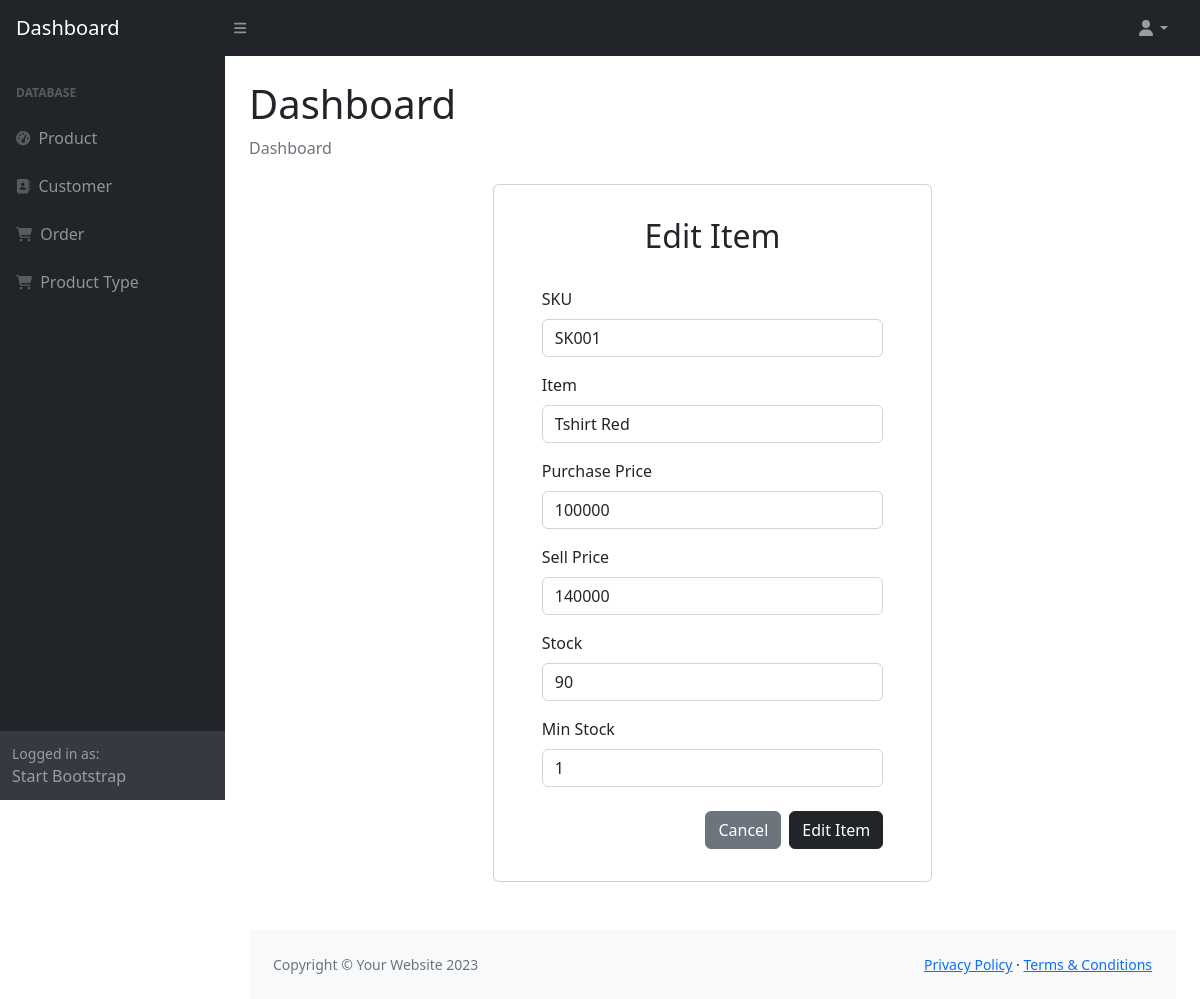
The page /dashboard/pages/product/edit_product.php?id=1 on the database its author committed.
### tables this page shows
CREATE TABLE `product` (
  `id` int(11) NOT NULL,
  `sku` varchar(45) DEFAULT NULL,
  `name` varchar(45) DEFAULT NULL,
  `purchase_price` int(11) DEFAULT NULL,
  `sell_price` int(11) DEFAULT NULL,
  `stock` int(11) DEFAULT 0,
  `min_stock` int(11) DEFAULT 0,
  `product_type_id` int(11) NOT NULL,
  `restock_id` int(11) NOT NULL
);

### feat/functions.php (called while the page is built, shortened)
<?php
$conn = mysqli_connect("localhost", "root", "", "dbclothing");
function query($query)
{
    global $conn;
    $result = mysqli_query($conn, $query);
    $rows = [];
    while ($row = mysqli_fetch_assoc($result)) {
        $rows[] = $row;
    }
    return $rows;
};

### dashboard/pages/product/edit_product.php (the view, shortened to what this page needs)
<?php
require_once "../../templates/header.php";
$id = $_GET['id'];
$product = query("SELECT * FROM product WHERE id = $id")[0];
?>
<div class="row-cols-md-2">
    <div class="container mb-5">
        <div class="card">
            <div class="container-fluid px-5 py-2">
                <h2 class="py-4 text-center">Edit Item</h2>
                <form action="" method="POST">
                    <div class="mb-3">
                        <label for="sku" class="form-label">SKU</label>
                        <input type="text" class="form-control" id="sku" name="sku" value="<?= $product['sku']; ?>">
                    </div>
                    <div class="mb-3">
                        <label for="nama" class="form-label">Item</label>
                        <input type="text" class="form-control" id="nama" name="name" value="<?= $product['name']; ?>">
                    </div>
                    <div class="mb-3">
                        <label for="purchase_price" class="form-label">Purchase Price</label>
                        <input type="number" class="form-control" id="purchase_price" name="purchase_price" value="<?= $product['purchase_price']; ?>">
                    </div>
                    <div class="mb-3">
                        <label for="sell_price" class="form-label">Sell Price</label>
                        <input type="number" class="form-control" id="sell_price" name="sell_price" value="<?= $product['sell_price']; ?>">
                    </div>
                    <div class="mb-3">
                        <label for="stock" class="form-label">Stock</label>
                        <input type="number" class="form-control" id="stock" name="stock" value="<?= $product['stock']; ?>">
                    </div>
                    <div class="mb-3">
                        <label for="min_stock" class="form-label">Min Stock</label>
                        <input type="number" class="form-control" id="min_stock" name="min_stock" value="<?= $product['min_stock']; ?>">
                    </div>
                    <div class="modal-footer my-4">
                        <a href="product.php?title=Product" type="button" class="btn btn-secondary">Cancel</a>
                        <button type="submit" class="btn btn-dark ms-2" name="edit">Edit Item</button>
                    </div>
                </form>
            </div>
        </div>
    </div>
</div>
<?php
require_once "../../templates/footer.php";
?>

### rows shown on the page
product: sku "SK001", name "Tshirt Red", purchase_price "100000", sell_price "140000", stock "90", min_stock "1"
